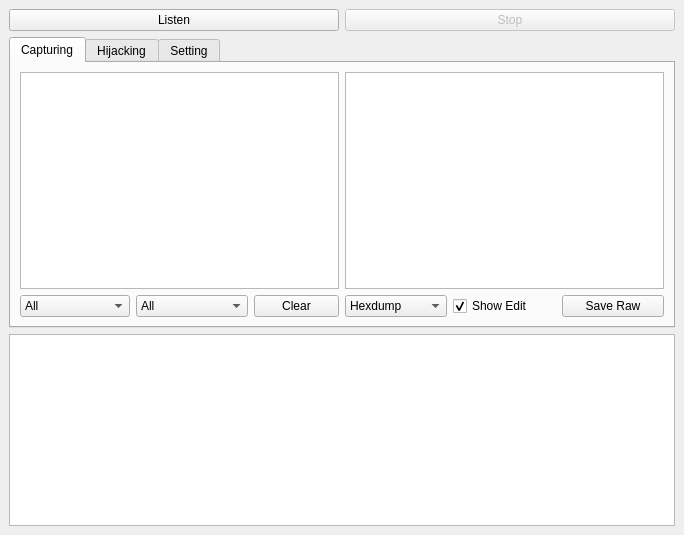
<?xml version="1.0" encoding="UTF-8"?>
<ui version="4.0">
 <class>MainWindow</class>
 <widget class="QMainWindow" name="MainWindow">
  <property name="geometry">
   <rect>
    <x>0</x>
    <y>0</y>
    <width>684</width>
    <height>535</height>
   </rect>
  </property>
  <property name="windowTitle">
   <string>Socks4GUI - trichimtrich</string>
  </property>
  <property name="windowIcon">
   <iconset>
    <normaloff>socks4gui.png</normaloff>socks4gui.png</iconset>
  </property>
  <widget class="QWidget" name="centralwidget">
   <layout class="QVBoxLayout" name="verticalLayout_4">
    <item>
     <layout class="QHBoxLayout" name="horizontalLayout">
      <item>
       <widget class="QPushButton" name="btnListen">
        <property name="text">
         <string>Listen</string>
        </property>
       </widget>
      </item>
      <item>
       <widget class="QPushButton" name="btnStop">
        <property name="enabled">
         <bool>false</bool>
        </property>
        <property name="text">
         <string>Stop</string>
        </property>
        <property name="checkable">
         <bool>false</bool>
        </property>
        <property name="checked">
         <bool>false</bool>
        </property>
        <property name="flat">
         <bool>false</bool>
        </property>
       </widget>
      </item>
     </layout>
    </item>
    <item>
     <widget class="QTabWidget" name="tabWidget">
      <property name="cursor">
       <cursorShape>ArrowCursor</cursorShape>
      </property>
      <property name="currentIndex">
       <number>0</number>
      </property>
      <widget class="QWidget" name="tabCapture">
       <attribute name="title">
        <string>Capturing</string>
       </attribute>
       <layout class="QHBoxLayout" name="horizontalLayout_4">
        <item>
         <layout class="QVBoxLayout" name="verticalLayout_2">
          <item>
           <widget class="QListWidget" name="lstCapture"/>
          </item>
          <item>
           <layout class="QHBoxLayout" name="horizontalLayout_2">
            <item>
             <widget class="QComboBox" name="cmbViewObject">
              <item>
               <property name="text">
                <string>All</string>
               </property>
              </item>
              <item>
               <property name="text">
                <string>From Sender</string>
               </property>
              </item>
              <item>
               <property name="text">
                <string>From Receiver</string>
               </property>
              </item>
             </widget>
            </item>
            <item>
             <widget class="QComboBox" name="cmbViewType">
              <item>
               <property name="text">
                <string>All</string>
               </property>
              </item>
              <item>
               <property name="text">
                <string>Edited Packet</string>
               </property>
              </item>
              <item>
               <property name="text">
                <string>Ignored Packet</string>
               </property>
              </item>
             </widget>
            </item>
            <item>
             <widget class="QPushButton" name="btnClearHistory">
              <property name="text">
               <string>Clear</string>
              </property>
             </widget>
            </item>
           </layout>
          </item>
         </layout>
        </item>
        <item>
         <layout class="QVBoxLayout" name="verticalLayout_3">
          <item>
           <widget class="QTextEdit" name="txtData">
            <property name="font">
             <font>
              <family>Consolas</family>
              <pointsize>10</pointsize>
             </font>
            </property>
            <property name="lineWrapMode">
             <enum>QTextEdit::WidgetWidth</enum>
            </property>
            <property name="readOnly">
             <bool>true</bool>
            </property>
            <property name="html">
             <string>&lt;!DOCTYPE HTML PUBLIC &quot;-//W3C//DTD HTML 4.0//EN&quot; &quot;http://www.w3.org/TR/REC-html40/strict.dtd&quot;&gt;
&lt;html&gt;&lt;head&gt;&lt;meta name=&quot;qrichtext&quot; content=&quot;1&quot; /&gt;&lt;style type=&quot;text/css&quot;&gt;
p, li { white-space: pre-wrap; }
&lt;/style&gt;&lt;/head&gt;&lt;body style=&quot; font-family:'Consolas'; font-size:10pt; font-weight:400; font-style:normal;&quot;&gt;
&lt;p style=&quot;-qt-paragraph-type:empty; margin-top:0px; margin-bottom:0px; margin-left:0px; margin-right:0px; -qt-block-indent:0; text-indent:0px; font-family:'MS Shell Dlg 2'; font-size:7.8pt;&quot;&gt;&lt;br /&gt;&lt;/p&gt;&lt;/body&gt;&lt;/html&gt;</string>
            </property>
            <property name="acceptRichText">
             <bool>true</bool>
            </property>
           </widget>
          </item>
          <item>
           <layout class="QHBoxLayout" name="horizontalLayout_3">
            <item>
             <widget class="QComboBox" name="cmbDetailType">
              <item>
               <property name="text">
                <string>Hexdump</string>
               </property>
              </item>
              <item>
               <property name="text">
                <string>Raw data</string>
               </property>
              </item>
              <item>
               <property name="text">
                <string>Base64</string>
               </property>
              </item>
             </widget>
            </item>
            <item>
             <widget class="QCheckBox" name="chkShowEdit">
              <property name="text">
               <string>Show Edit</string>
              </property>
              <property name="checked">
               <bool>true</bool>
              </property>
             </widget>
            </item>
            <item>
             <widget class="QPushButton" name="btnSaveDetail">
              <property name="text">
               <string>Save Raw</string>
              </property>
             </widget>
            </item>
           </layout>
          </item>
         </layout>
        </item>
       </layout>
      </widget>
      <widget class="QWidget" name="tabHijack">
       <attribute name="title">
        <string>Hijacking</string>
       </attribute>
       <layout class="QVBoxLayout" name="verticalLayout">
        <item>
         <layout class="QHBoxLayout" name="horizontalLayout_5">
          <item>
           <widget class="QCheckBox" name="chkReplace">
            <property name="text">
             <string>Enable Replace Mode</string>
            </property>
            <property name="checked">
             <bool>true</bool>
            </property>
           </widget>
          </item>
          <item>
           <widget class="QCheckBox" name="chkIgnore">
            <property name="text">
             <string>Enable Ignore Mode</string>
            </property>
            <property name="checked">
             <bool>true</bool>
            </property>
           </widget>
          </item>
         </layout>
        </item>
        <item>
         <layout class="QHBoxLayout" name="horizontalLayout_7">
          <item>
           <widget class="QCheckBox" name="chkEncap">
            <property name="text">
             <string>Enable Encap/Decap</string>
            </property>
           </widget>
          </item>
          <item>
           <widget class="QLineEdit" name="txtEncap"/>
          </item>
          <item>
           <widget class="QPushButton" name="btnEncap">
            <property name="text">
             <string>Browse</string>
            </property>
           </widget>
          </item>
         </layout>
        </item>
        <item>
         <widget class="QTableWidget" name="tblRule">
          <property name="editTriggers">
           <set>QAbstractItemView::NoEditTriggers</set>
          </property>
          <property name="selectionMode">
           <enum>QAbstractItemView::SingleSelection</enum>
          </property>
          <property name="selectionBehavior">
           <enum>QAbstractItemView::SelectRows</enum>
          </property>
          <column>
           <property name="text">
            <string>isEnabled</string>
           </property>
          </column>
          <column>
           <property name="text">
            <string>Type</string>
           </property>
          </column>
          <column>
           <property name="text">
            <string>Match String</string>
           </property>
          </column>
          <column>
           <property name="text">
            <string>Replace String</string>
           </property>
          </column>
         </widget>
        </item>
        <item>
         <layout class="QHBoxLayout" name="horizontalLayout_6">
          <item>
           <widget class="QPushButton" name="btnAddRule">
            <property name="text">
             <string>Add</string>
            </property>
           </widget>
          </item>
          <item>
           <widget class="QPushButton" name="btnUpRule">
            <property name="text">
             <string>Up</string>
            </property>
           </widget>
          </item>
          <item>
           <widget class="QPushButton" name="btnDownRule">
            <property name="text">
             <string>Down</string>
            </property>
           </widget>
          </item>
          <item>
           <widget class="QPushButton" name="btnDelRule">
            <property name="text">
             <string>Delete</string>
            </property>
           </widget>
          </item>
         </layout>
        </item>
       </layout>
      </widget>
      <widget class="QWidget" name="tabSetting">
       <attribute name="title">
        <string>Setting</string>
       </attribute>
       <layout class="QVBoxLayout" name="verticalLayout_5">
        <item>
         <layout class="QHBoxLayout" name="horizontalLayout_8">
          <item>
           <widget class="QLabel" name="label">
            <property name="text">
             <string>Port:</string>
            </property>
           </widget>
          </item>
          <item>
           <widget class="QLineEdit" name="txtSetPort">
            <property name="text">
             <string>9999</string>
            </property>
           </widget>
          </item>
         </layout>
        </item>
        <item>
         <layout class="QHBoxLayout" name="horizontalLayout_9">
          <item>
           <widget class="QLabel" name="label_2">
            <property name="text">
             <string>Logfile:</string>
            </property>
           </widget>
          </item>
          <item>
           <widget class="QLineEdit" name="txtSetLog">
            <property name="text">
             <string>socks4.log</string>
            </property>
           </widget>
          </item>
          <item>
           <widget class="QPushButton" name="btnLog">
            <property name="text">
             <string>Browse</string>
            </property>
           </widget>
          </item>
         </layout>
        </item>
        <item>
         <layout class="QHBoxLayout" name="horizontalLayout_10">
          <item>
           <widget class="QLabel" name="label_3">
            <property name="text">
             <string>Hexdump width:</string>
            </property>
           </widget>
          </item>
          <item>
           <widget class="QLineEdit" name="txtSetHexLen">
            <property name="text">
             <string>16</string>
            </property>
           </widget>
          </item>
         </layout>
        </item>
        <item>
         <layout class="QHBoxLayout" name="horizontalLayout_11">
          <item>
           <widget class="QLabel" name="label_4">
            <property name="text">
             <string>Data length:</string>
            </property>
           </widget>
          </item>
          <item>
           <widget class="QLineEdit" name="txtSetDataLen">
            <property name="text">
             <string>1024</string>
            </property>
           </widget>
          </item>
         </layout>
        </item>
       </layout>
      </widget>
     </widget>
    </item>
    <item>
     <widget class="QTextEdit" name="txtConsole">
      <property name="sizePolicy">
       <sizepolicy hsizetype="Expanding" vsizetype="Fixed">
        <horstretch>0</horstretch>
        <verstretch>0</verstretch>
       </sizepolicy>
      </property>
      <property name="readOnly">
       <bool>true</bool>
      </property>
     </widget>
    </item>
   </layout>
  </widget>
 </widget>
 <resources/>
 <connections/>
</ui>
